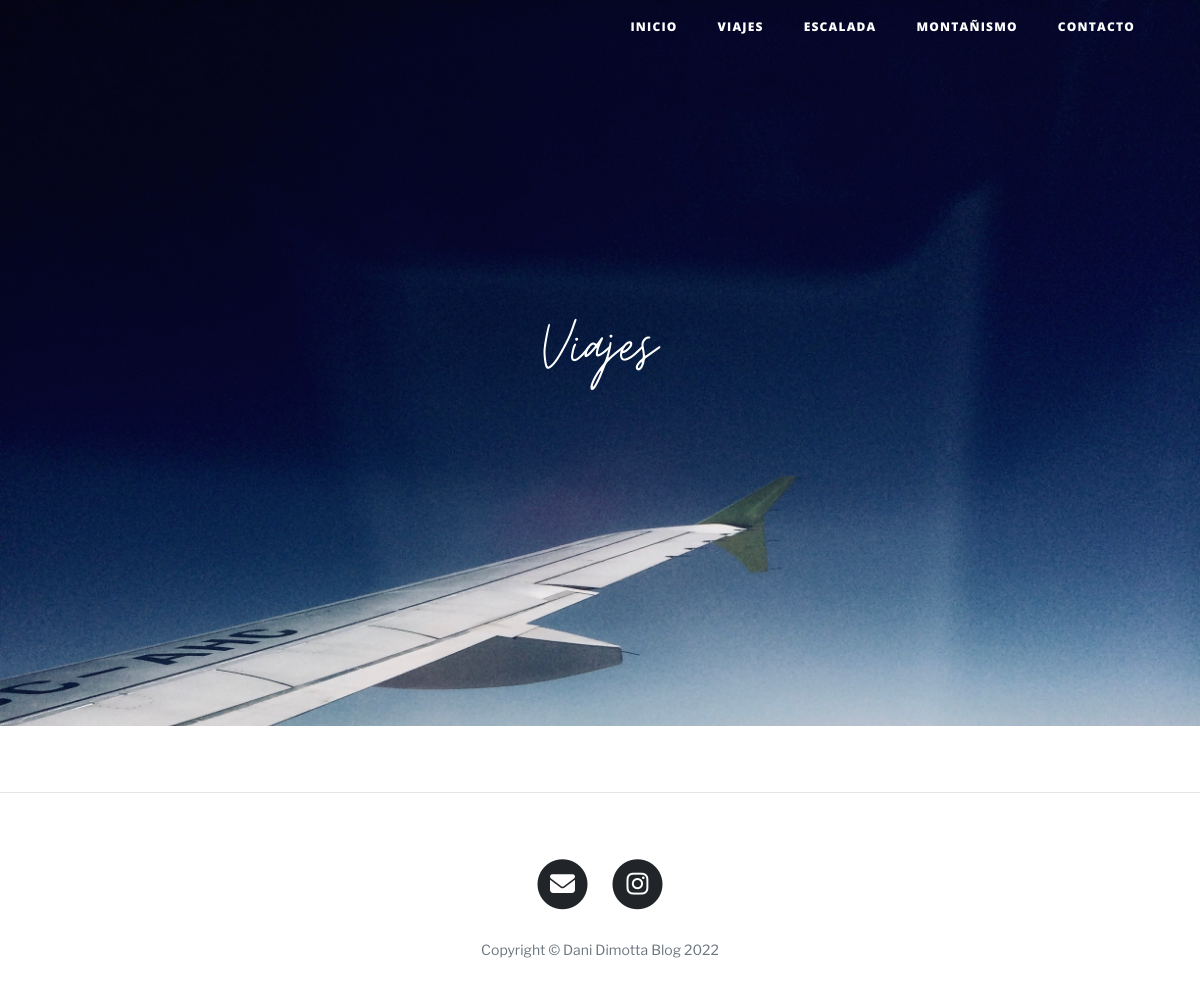
The page /viajes on the database as committed earlier.
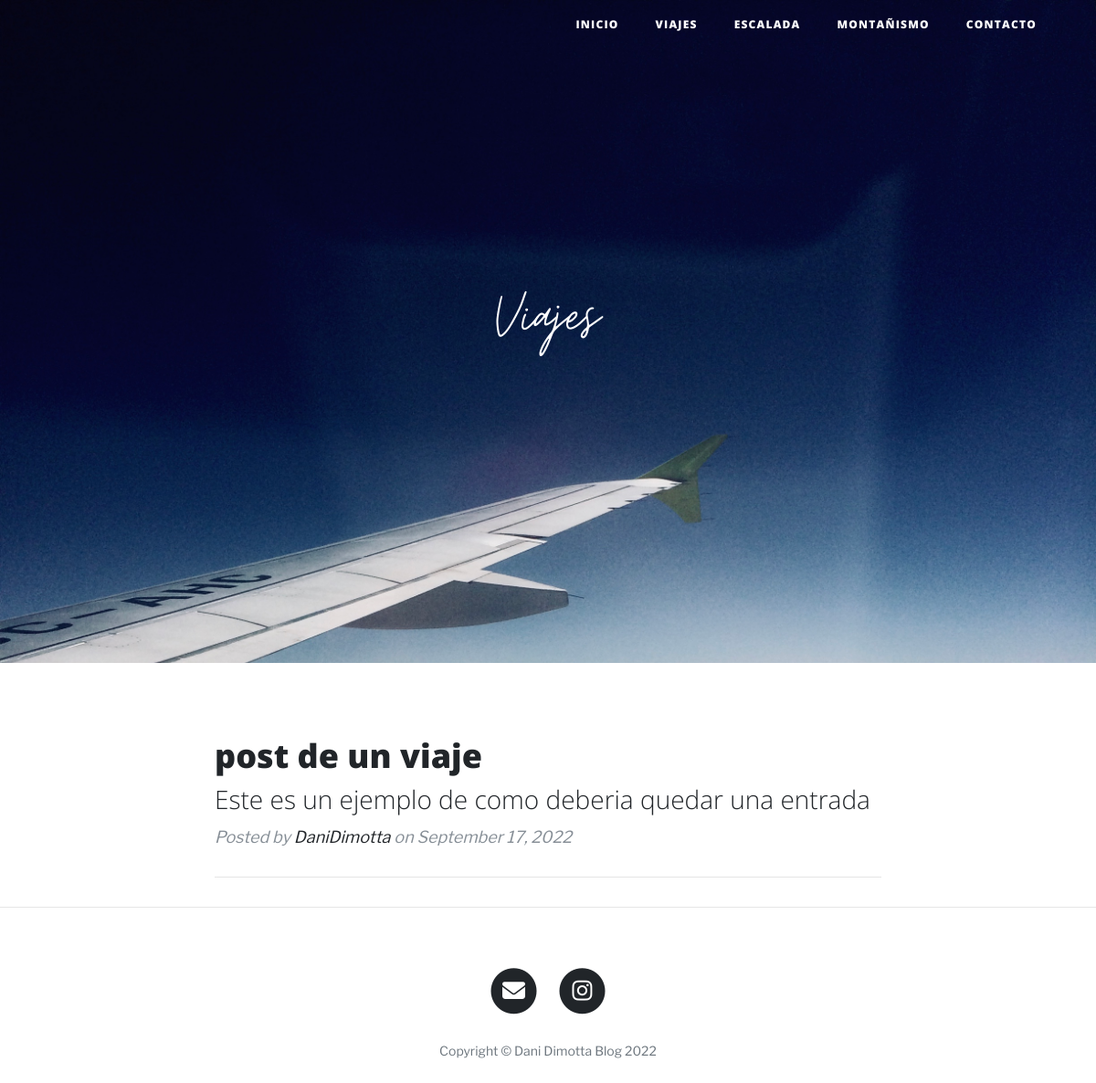
The same page on the database as committed later.
### main.py (models this page shows)
class BlogPost(db.Model):
    __tablename__ = "blog_posts"
    id = db.Column(db.Integer, primary_key=True)
    author_id = db.Column(db.Integer, ForeignKey('users.id'))
    author = relationship('Users', back_populates='posts')
    title = db.Column(db.String(250), unique=True, nullable=False)
    subtitle = db.Column(db.String(250), nullable=False)
    category = db.Column(db.String(250), nullable=False)
    date = db.Column(db.String(250), nullable=False)
    body = db.Column(db.Text, nullable=False)
    img_url = db.Column(db.String(250), nullable=False)
    comments = relationship('Comment', back_populates="parent_post")

class Users(UserMixin, db.Model):
    __tablename__ = "users"
    id = db.Column(db.Integer, primary_key=True)
    username = db.Column(db.String(250), nullable=False, unique=True)
    password = db.Column(db.String(250), nullable=False)
    email = db.Column(db.String(250), nullable=False, unique=True)
    posts = relationship("BlogPost", back_populates="author")
    date = db.Column(db.String(250), nullable=False)

### main.py (the view)
@app.route("/viajes")
def viajes():
    posts_viajes = BlogPost.query.filter_by(category='Viajes').all()
    print(posts_viajes)
    return render_template("viajes.html", posts=posts_viajes)

### templates/viajes.html (shortened to what this page needs)
{% include "header.html" %}
<header class="masthead" style="background-image: url('static/img/avion.jpeg'); padding-top: 100px">
    <div class="container">
        <div class="row">
            <div class="col-lg-8 col-md-10 mx-auto">
                <div class="site-heading">
                    <h1>Viajes</h1>
                </div>
            </div>
        </div>
    </div>
</header>
<div class="container">
    <div class="row">
        <div class="col-lg-8 col-md-10 mx-auto">
            {% for post in posts %}
            <div class="post-preview">
                <a href="{{ url_for('show_post', post_id=post.id) }}">
                    <h2 class="post-title">
                        {{post.title}}
                    </h2>
                    <h3 class="post-subtitle">
                        {{post.subtitle}}
                    </h3>
                </a>
                <p class="post-meta">Posted by
                    <a href="{{url_for('about')}}">{{post.author.username}}</a>
                    on {{post.date}}
                </p>
            </div>
            <hr>
            {% endfor %}
        </div>
    </div>
</div>
<hr>
{% include "footer.html" %}

### templates/header.html (shortened to what this page needs)
<!DOCTYPE html>
<html lang="en">
<head>
  <link href="{{ url_for('static', filename='vendor/bootstrap/css/bootstrap.css') }}" rel="stylesheet">
  <link href="{{ url_for('static', filename='vendor/fontawesome-free/css/all.min.css')}}" rel="stylesheet" type="text/css">
  <link href="{{ url_for('static', filename='css/clean-blog.css')}}" rel="stylesheet">
</head>
<body>
  <nav class="navbar navbar-expand-lg navbar-light fixed-top" id="mainNav">
    <div class="container">
      <div class="collapse navbar-collapse" id="navbarResponsive">
        <ul class="navbar-nav ml-auto">
          <li class="nav-item">
            <a class="nav-link" href="{{ url_for('get_all_posts') }}">Inicio</a>
          </li>
          <li class="nav-item">
            <a class="nav-link" href="{{ url_for('viajes') }}">Viajes</a>
          </li>
          <li class="nav-item">
            <a class="nav-link" href="{{ url_for('escalada') }}">Escalada</a>
          </li>
          <li class="nav-item">
            <a class="nav-link" href="{{ url_for('montanismo') }}">Montañismo</a>
          </li>
          <li class="nav-item">
            <a class="nav-link" href="{{ url_for('contact') }}">Contacto</a>
          </li>
        </ul>
      </div>
    </div>
  </nav>

### templates/footer.html (shortened to what this page needs)
<footer>
    <div class="container">
        <div class="row">
            <div class="col-lg-8 col-md-10 mx-auto">
                <ul class="list-inline text-center">
                    <li class="list-inline-item">
                        <a href="{{url_for('contact')}}">
                <span class="fa-stack fa-lg">
                  <i class="fa fa-circle fa-stack-2x"></i>
                  <i class="fa fa-envelope fa-stack-1x fa-inverse"></i>
                </span>
                        </a>
                    </li>
                    <li class="list-inline-item">
                        <a href="https://www.instagram.com/danidimotta/">
                <span class="fa-stack fa-lg">
                  <i class="fas fa-circle fa-stack-2x"></i>
                  <i class="fab fa-instagram fa-stack-1x fa-inverse"></i>
                </span>
                        </a>
                    </li>
                </ul>
                <p class="copyright text-muted">Copyright &copy; Dani Dimotta Blog 2022</p>
            </div>
        </div>
    </div>
</footer>
</body>
</html>

### static/css/clean-blog.css (style rules this page uses)
body { font-size: 20px; color: #212529; font-family: LibreFranklin; }
p { line-height: 1.5; margin: 30px 0; }
p a { text-decoration: underline; }
h1, h2, h3, h4, h5, h6 { font-weight: 800; font-family: 'Open Sans', 'Helvetica Neue', Helvetica, Arial, sans-serif; }
a { color: #212529; transition: all 0.2s; }
#mainNav { position: absolute; border-bottom: 1px solid #e9ecef; background-color: white; font-family: 'Open Sans', 'Helvetica Neue', Helvetica, Arial, sans-serif; }
#mainNav .navbar-nav > li.nav-item > a { font-size: 12px; font-weight: 800; letter-spacing: 1.2px; text-transform: uppercase; }
@media only screen and (min-width: 992px) { #mainNav { border-bottom: 1px solid transparent; background: transparent; } }
@media only screen and (min-width: 992px) { #mainNav .navbar-nav > li.nav-item > a { padding: 10px 20px; color: #fff; } }
@media only screen and (min-width: 992px) { #mainNav { transition: background-color 0.2s; transform: translate3d(0, 0, 0); -webkit-backface-visibility: hidden; } }
header.masthead { margin-bottom: 50px; padding-bottom: 10%; background-color: #868e96; background-attachment: scroll; position: relative; background-size: cover; }
header.masthead .page-heading, header.masthead .post-heading, header.masthead .site-heading { padding: 200px 0 150px; color: white; }
@media only screen and (min-width: 768px) { header.masthead .page-heading, header.masthead .post-heading, header.masthead .site-heading { padding: 200px 0; } }
header.masthead .page-heading, header.masthead .site-heading { text-align: center; }
header.masthead .page-heading h1, header.masthead .site-heading h1 { font-family: MoonTime; font-size: 50px; font-weight: 200; margin-top: 0; }
@media only screen and (min-width: 768px) { header.masthead .page-heading h1, header.masthead .site-heading h1 { font-size: 80px; } }
.post-preview > a { color: #212529; }
.post-preview > a > .post-title { font-size: 30px; margin-top: 30px; margin-bottom: 10px; }
.post-preview > a > .post-subtitle { font-weight: 300; margin: 0 0 10px; }
.post-preview > .post-meta { font-size: 18px; font-style: italic; margin-top: 0; color: #868e96; }
.post-preview > .post-meta > a { text-decoration: none; color: #212529; }
@media only screen and (min-width: 768px) { .post-preview > a > .post-title { font-size: 36px; } }
footer { padding: 50px 0 65px; }
footer .list-inline { margin: 0; padding: 0; }
footer .copyright { font-size: 14px; margin-bottom: 0; text-align: center; }

Rows that differ between the two databases and show on the page:
now on this page (row edited): BlogPost: title "post de un viaje", subtitle "Este es un ejemplo de como deberia quedar una entrada", author.username "DaniDimotta", date "September 17, 2022"
